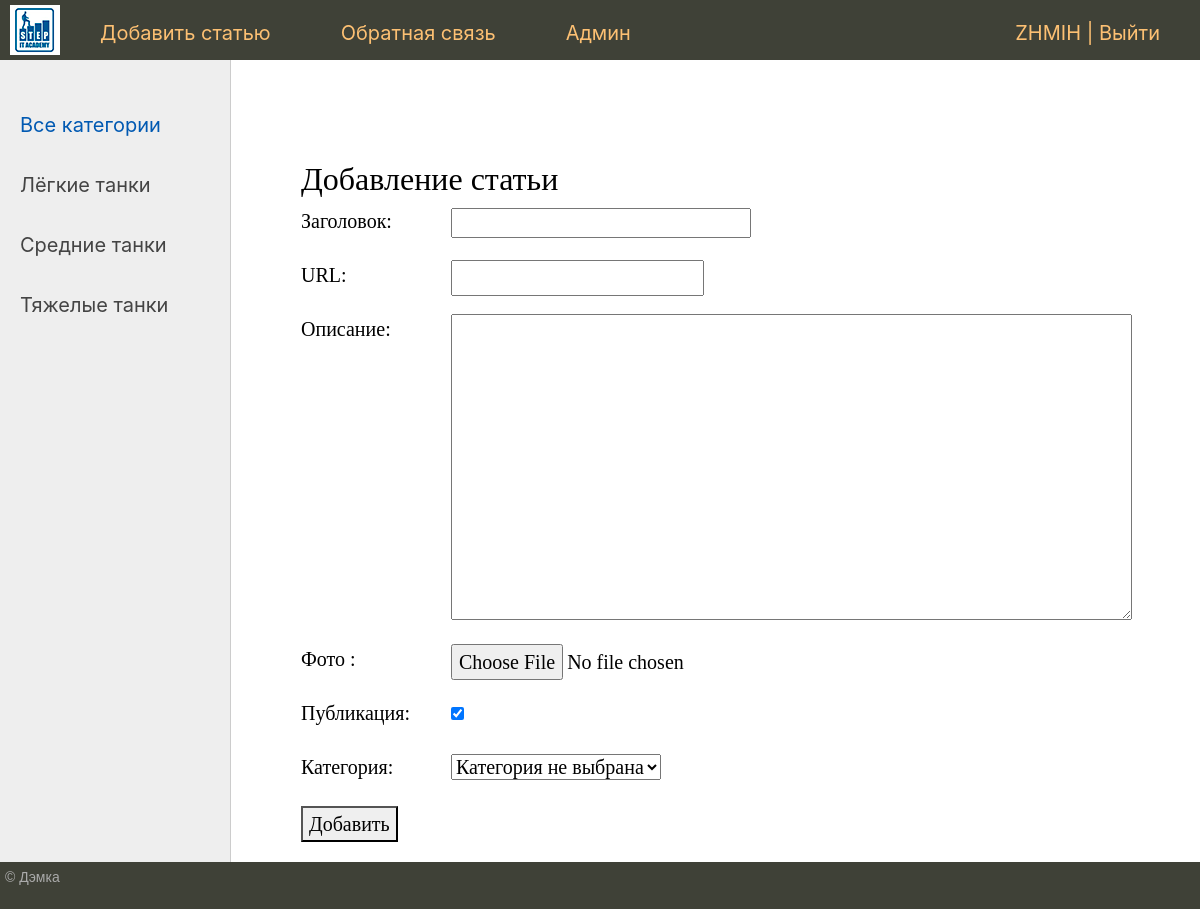
Screenshot of /addpage/ (signed in) with the database file from the repository.
### tanks/models.py (models this page shows)
class Category(models.Model):
    name = models.CharField(
        max_length=100, db_index=True, verbose_name='Категория')
    slug = models.SlugField(max_length=250, unique=True,
                            db_index=True, verbose_name='URL')
    def __str__(self):
        return self.name
    def get_absolute_url(self):
        return reverse('category', kwargs={'cat_slug': self.slug})
    class Meta:
        verbose_name = 'Категорию'
        verbose_name_plural = 'Категории'
        ordering = ['id']

### tanks/views.py (the view)
# urls.py: path('addpage/', AddPage.as_view(), name='add_page'),
class AddPage(LoginRequiredMixin, DataMixin, CreateView):
    form_class = AddPostForm
    template_name = 'tanks/addpage.html'
    login_url = reverse_lazy('home')
    def get_context_data(self, *, object_list=None, **kwargs):
        context = super().get_context_data(**kwargs)
        c_def = self.get_user_context(title='Добавление статьи')
        return context | c_def

### tanks/forms.py (shortened to what this page needs)
class AddPostForm(forms.ModelForm):
    def __init__(self, *args, **kwargs):
        super().__init__(*args, **kwargs)
        self.fields['cat'].empty_label = 'Категория не выбрана'
    class Meta:
        model = Tank
        fields = ['title', 'slug', 'content', 'photo', 'is_published', 'cat']
        widgets = {'title': forms.TextInput(attrs={'class': 'form-input'}),
                   'content': forms.Textarea(attrs={'cols': 60, 'rows': 10})}

### tanks/templatetags/tank_tags.py (called while the page is built)
@register.inclusion_tag('tanks/list_categories.html')
def show_categories(sort=None, cat_selected=0):
    if not sort:
        cats = Category.objects.all()
    else:
        cats = Category.objects.order_by(sort)
    return {'cats': cats, 'cat_selected': cat_selected}

### tanks/utils.py (called while the page is built)
    def get_user_context(self, **kwargs):
        context = kwargs
        cats = cache.get('cats')
        if not cats:
            cats = Category.objects.annotate(Count('tank'))
            cache.set('cats', cats, 60)  # 60 секунд
        user_menu = menu.copy()
        if not self.request.user.is_authenticated:
            user_menu.pop(0)
        context['menu'] = user_menu
        context['cats'] = cats
        if 'cat_selected' not in context:
            context['cat_selected'] = 0
        return context

### tanks/templates/tanks/addpage.html (shortened to what this page needs)
{% extends 'tanks/base.html' %}
{% block content %}
<h1>{{ title }}</h1>
<form action="{% url 'add_page' %}" method="post" enctype="multipart/form-data">
    {% for f in form %}
    <p><label class='form-label' for="{{ f.id_for_label }}">{{ f.label }}:</label>{{ f }}</p>
    {% endfor %}
    <button type='submit'>Добавить</button>
</form>
{% endblock %}

### tanks/templates/tanks/base.html (shortened to what this page needs)
{% load static %}
{% load tank_tags %}
<!DOCTYPE html>
<html>
<head>
<link type="text/css" href="{% static 'tanks/css/styles.css' %}" rel="stylesheet" />
<link rel="stylesheet" href="https://cdn.jsdelivr.net/npm/bootstrap@4.6.2/dist/css/bootstrap.min.css">
</head>
<body>
<table class="table-page" border=0 cellpadding="0" cellspacing="0">
<tr>
<td valign=top>
{% block mainmenu %}
    <div class="header">
    <ul id="mainmenu" class="mainmenu">
    <li class="logo"><a href="{% url 'home' %}">
    <div class="logo"></div>
    </a></li>
    {% for m in menu %}
    <li><a href="{% url m.url_name %}">{{m.title}}</a></li>
    {% endfor %}
    {% if request.user.is_authenticated %}
    <li class="last">{{ user.username }} | <a href="{% url 'logout' %}">Выйти</a></li>
    {% else %}
    <li class="last"><a href="{% url 'register' %}">Регистрация</a> | <a href="{% url 'login' %}">Войти</a></li>
    {% endif %}
    </ul>
    </div>
{% endblock mainmenu %}
<table class="table-content" border=0 cellpadding="0" cellspacing="0">
<tr>
<td valign="top" class="left-chapters">
<ul id="leftchapters">
{% if cat_selected == 0 %}
    <li class='selected'>Все категории</li>
{% else %}
    <li><a href="{% url 'home' %}">Все категории</a></li>
{% endif %}
{% show_categories 'name' cat_selected %}
</ul>
</td>
<td valign="top" class="content">
<div class="content-text">
{% block content %}
{% endblock %}
</div>
</td>
</tr>
</table>
</td>
</tr>
<tr>
    <td valign=bottom>
    <div id="footer">
        <p>&copy; Дэмка</p>
    </div>
</tr>
</table>
</body>
</html>

### tanks/templates/tanks/list_categories.html
{% for c in cats %}
{% if c.pk == cat_selected %}
    <li class="selected">{{c.name}}</li>
{% else %}
    <li><a href="{{ c.get_absolute_url }}">{{c.name}}</a></li>
{% endif %}
{% endfor %}

### tanks/static/tanks/css/styles.css (style rules this page uses)
html, body { font-family: 'Arial'; margin: 0; padding: 0; height: 100%; width: 100%; color: #444; }
a { color: #0059b2; text-decoration: none; }
.table-page { width: 100%; height: 100%; vertical-align: top; }
.table-page tr { height: 100%; }
.header { background: #3F4137; height: 60px; }
.logo { background: url('../images/logos.png') no-repeat 10px 5px; width: 70px; height: 60px; }
ul.mainmenu { list-style: none; margin: 0; padding: 0; height: 60px; color: #fdc073; font-size: 20px; overflow: hidden; }
ul.mainmenu li { float: left; margin: 18px 40px 0 30px; }
ul.mainmenu li.logo { margin: 0; }
ul.mainmenu li.last { float: right; }
ul.mainmenu li a { color: #fdc073; text-decoration: none; }
.table-content { width: 100%; min-height: 100%; height: 100%; }
.left-chapters { margin: 0; background: #eee; border-right: 1px solid #ccc; min-height: 100%; }
.left-chapters ul { width: 230px; min-height: 100%; margin: 0; padding: 20px 10px 10px 20px; list-style: none; font-size: 20px; }
.left-chapters ul li { margin: 30px 0 0 0; color: #999; }
.left-chapters ul li.selected { color: #0059b2; }
.left-chapters ul li a { color: #444; text-decoration: none; }
.content { padding: 40px 20px 20px 40px; width: 100%; box-sizing: border-box; }
.content-text { margin: 60px 0 0 30px; color: #000; font-size: 20px; font-family: Yandex Sans Display Light; }
.content-text h1 { font-size: 32px; }
#footer { box-sizing: border-box; background: #3F4137; padding: 5px; color: #aaa; font-size: 14px; font-family: Verdana, Geneva, Arial, Helvetica; text-align: left; overflow: hidden; }
.form-input { width: 300px; font-size: 16px; }
.form-label { display: inline-block; min-width: 150px; vertical-align: top; }

### rows the page displays
Category: name "Лёгкие танки"
Category: name "Средние танки"
Category: name "Тяжелые танки"

### other values shown
{{ m.title }} "Добавить статью" "Обратная связь" "Админ"
{{ user.username }} "ZHMIH"
{{ title }} "Добавление статьи"
{{ f.label }} "Заголовок" "URL" "Описание" "Фото" "Публикация" "Категория"
